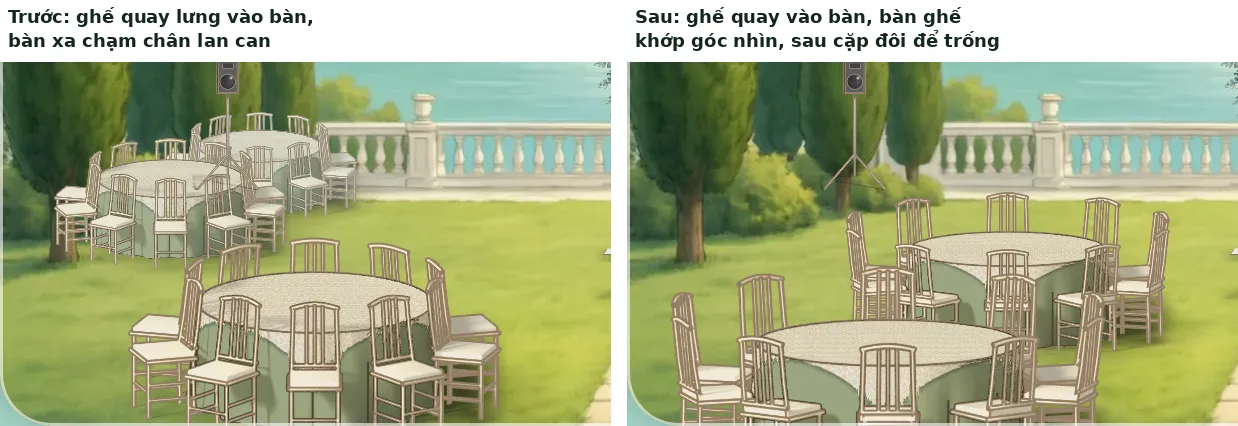
#> input picture docs/game/ve/mau/ban-tron-sua.webp, 1238 x 426 px, given in place of →, which was not available
$ python khan_lop.py '→' khan-lop.jpg. 'Đầu' 'vào' 'mặc' 'định:' mau/ban-tron-gon.webp '(bàn' 'cắt' 'sẵn' 'từ' 'ảnh' 'gốc' '2736×1520' 'của' 'cảnh' 'gọn,'
#> lines starting #> are read from the running program, lines starting #| are printed output that depends on the picture
# Thử khăn nhiều lớp trên bàn tròn bằng mã (0 lượt vẽ), ngày 25/11.
# Bàn lấy từ tranh cũ "cảnh gọn" (bàn tròn phủ khăn trắng chấm đất, ghế trắng phía trước).
# Ý: mỗi điểm trên khăn được "trải phẳng" về toạ độ trên mặt phẳng bàn (X, Z; đơn vị = bán kính bàn).
#   Mặt bàn: toạ độ elip. Phần rủ: điểm ở góc θ, rủ xuống t thì là điểm vải cách tâm 1 + t·L (L = độ rủ / bán kính).
#   Nhờ vậy mỗi lớp khăn chỉ là một hình phẳng (tròn, vuông, vuông chéo góc, dải chạy bàn): phần vượt ra ngoài mép bàn
#   tự rủ xuống đúng chỗ (khăn vuông chéo góc rủ thành bốn mũi nhọn). Mỗi lớp có chất vải riêng; nếp vải và bóng lấy từ tranh.
# Chạy: python3 khan_lop.py   → khan-lop.jpg. Đầu vào mặc định: mau/ban-tron-gon.webp (bàn cắt sẵn từ ảnh gốc 2736×1520 của cảnh gọn,
#   không nén mất dữ liệu). Mọi số đo, danh sách mảnh là của riêng tấm này; bàn vẽ mới (T8, T9) không có ghế dính liền nên không cần.
import sys, os
import numpy as np
from PIL import Image, ImageDraw, ImageFont, ImageFilter
from scipy import ndimage as nd
from scipy.interpolate import griddata
sys.path.insert(0, os.path.dirname(os.path.abspath(__file__)))
from hoa_van import p_ren, p_kimsa, p_gam, p_hoa, p_tron, mau

DAY = os.path.dirname(os.path.abspath(__file__))
NGUON = sys.argv[1] if len(sys.argv) > 1 else os.path.join(DAY, 'mau', 'ban-tron-gon.webp')
src = Image.open(NGUON).convert('RGB')
#> src is the input picture: PIL image 1238x426 RGB; mean R, G, B 165.7, 173.1, 132.6
W0, H0 = src.size
#> W0 = 1238; H0 = 426
if (W0, H0) != (834, 440):   # ảnh cảnh đầy đủ 2736×1520 thì cắt bàn bên phải; mọi số đo dưới đây là trên ảnh cắt 834×440
    src = src.crop((int(W0 * 0.655), int(H0 * 0.70), int(W0 * 0.96), int(H0 * 0.99)))
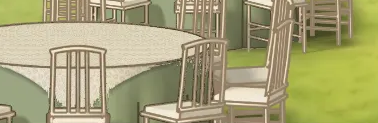
#> src: PIL image 378x123 RGB; mean R, G, B 167.1, 162.3, 117.7
a = np.asarray(src).astype(np.float32)
H, W = a.shape[:2]
#> H = 123; W = 378

# ---------- 1. Mặt nạ khăn: vùng sáng bị nét vẽ chia thành mảnh; chọn mảnh là vải ----------
r, g, b = a[..., 0], a[..., 1], a[..., 2]; lum = 0.299 * r + 0.587 * g + 0.114 * b
#> after `r, g, b = (a[..., 0], a[..., 1], a[..., 2])`:
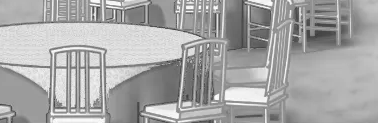
#> r: shape (123, 378) float32; min 60, max 255, mean 167.1
#> after `r, g, b = (a[..., 0], a[..., 1], a[..., 2])`:
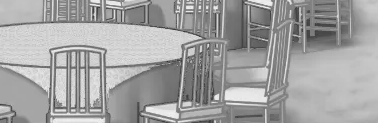
#> g: shape (123, 378) float32; min 53, max 245, mean 162.3
#> after `r, g, b = (a[..., 0], a[..., 1], a[..., 2])`:
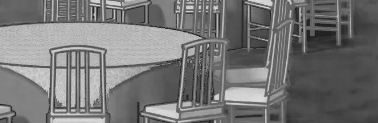
#> b: shape (123, 378) float32; min 26, max 222, mean 117.7
sat = (a.max(2) - a.min(2)) / np.maximum(a.max(2), 1)
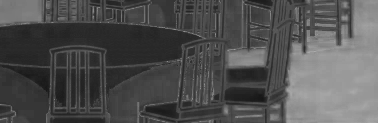
#> sat: shape (123, 378) float32; min 0.0837, max 0.676, mean 0.318
net = (lum - nd.gaussian_filter(lum, 2.5)) < -9                       # nét mảnh (viền ghế, viền đĩa, nếp vải)
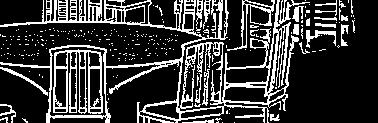
#> net: shape (123, 378) bool; 22.2% white in thin lines or dots
lab, n = nd.label(((lum > 140) & (sat < 0.25) & (g - np.maximum(r, b) < 4)) & ~nd.binary_dilation(net))
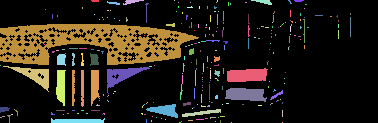
#> lab: shape (123, 378) int32; 289 distinct labels, from 0 to 288; one colour per label, 0 black
#> n = 288
idx = np.arange(1, n + 1); cy_, cx_ = np.array(nd.center_of_mass(np.ones_like(lab), lab, idx)).T
#> after `idx = np.arange(1, n + 1)`: idx = 288 values from 1 to 288
#> after `cy_, cx_ = np.array(nd.center_of_mass(np.ones_like(lab), lab, idx)).T`: cy_ = 288 values, max 122 at index 285, min 0 at index 2, mean 59.17; cx_ = 288 values, max 350 at index 35, min 0 at index 164, mean 190.5
sz = nd.sum(np.ones_like(lab), lab, idx)
#> sz = 288 values, max 4633 at index 70, min 1 at index 2, mean 31.69
CX, CY, A, B = 385.0, 192.0, 247.0, 64.0          # elip mặt bàn (đo trên ảnh cắt)
A2, B2, DH = 266.0, 80.0, 135.0                   # elip gấu khăn ở chân, độ cao phần rủ trên ảnh
yy, xx = np.mgrid[:H, :W].astype(np.float32)
o_mat = ((xx - CX) / A) ** 2 + ((yy - CY) / B) ** 2 <= 1
#> (the run stopped early here; a loop or call above may not have finished)
